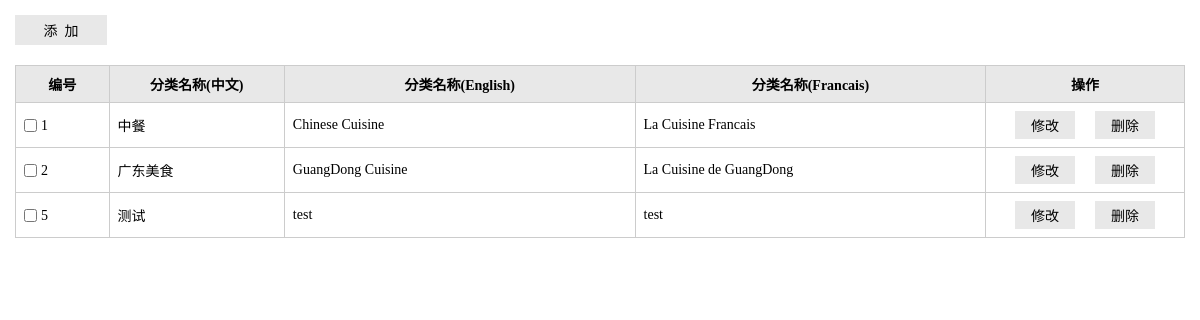
Screenshot of /admin/listCate.php with the database file from the repository.
### tables this page shows
CREATE TABLE `cate_cn` (
  `cate_id` smallint(5) unsigned NOT NULL AUTO_INCREMENT,
  `cate_name` varchar(50) NOT NULL DEFAULT '',
  PRIMARY KEY (`cate_id`),
  UNIQUE KEY `cate_name` (`cate_name`)
);

CREATE TABLE `cate_en` (
  `cate_id` smallint(5) unsigned NOT NULL AUTO_INCREMENT,
  `cate_name` varchar(50) NOT NULL DEFAULT '',
  PRIMARY KEY (`cate_id`),
  UNIQUE KEY `cate_name` (`cate_name`)
);

CREATE TABLE `cate_fr` (
  `cate_id` smallint(5) unsigned NOT NULL AUTO_INCREMENT,
  `cate_name` varchar(50) NOT NULL DEFAULT '',
  PRIMARY KEY (`cate_id`),
  UNIQUE KEY `cate_name` (`cate_name`)
);

### lib/mysql.func.php (called while the page is built, shortened)
<?php
function fetchAll($sql,$result_type=MYSQL_ASSOC){
	$result=mysql_query($sql);
	while(@$row=mysql_fetch_array($result,$result_type)){
		$rows[]=$row;
	}
	return $rows;
}
function getResultNum($sql){
	$result=mysql_query($sql);
	return mysql_num_rows($result);
}

### admin/listCate.php (the view, shortened to what this page needs)
<?php
$pageSize = 5;
$page = $_REQUEST ['page'] ? ( int ) $_REQUEST ['page'] : 1;
$sql = "select * from cate_en";
$totalRows = getResultNum ( $sql );
$totalPage = ceil ( $totalRows / $pageSize );
if ($page >= $totalPage)
	$page = $totalPage;
$offset = ($page - 1) * $pageSize;
$sql = "select c.cate_id 'id',c.cate_name 'cate_name_cn',e.cate_name 'cate_name_en',f.cate_name 'cate_name_fr' from cate_cn as c, cate_en as e, cate_fr as f where c.cate_id=e.cate_id and e.cate_id=f.cate_id order by c.cate_id limit {$offset},{$pageSize}";
$rows = fetchAll ( $sql );
?>
<!DOCTYPE html>
<html>
<head>
<link rel="stylesheet" href="styles/backstage.css">
</head>
<body>
	<div class="details">
		<div class="details_operation clearfix">
			<div class="bui_select">
				<input type="button" value="添&nbsp;&nbsp;加" class="add"
					onclick="addCate()">
			</div>
		</div>
		<table class="table" cellspacing="0" cellpadding="0">
			<thead>
				<tr>
					<th width="8%">编号</th>
					<th width="15%">分类名称(中文)</th>
					<th width="30%">分类名称(English)</th>
					<th width="30%">分类名称(Francais)</th>
					<th>操作</th>
				</tr>
			</thead>
			<tbody>
			<?php foreach($rows as $row): ?>
				<tr>
					<td><input type="checkbox" id="c1" class="check"><label for="c1"
						class="label"><?php echo $row['id'];?></label></td>
					<td><?php echo $row['cate_name_cn']; ?></td>
					<td><?php echo $row['cate_name_en']; ?></td>
					<td><?php echo $row['cate_name_fr']; ?></td>
					<td align="center"><input type="button" value="修改" class="btn"
						onclick="editCate(<?php echo $row['id'];?>)"><input type="button"
						value="删除" class="btn"
						onclick="delCate(<?php echo $row['id'];?>)"></td>
				</tr>
			<?php endforeach; ?>
			</tbody>
		</table>
	</div>
</body>
</html>

### admin/styles/backstage.css (style rules this page uses)
* { margin: 0;padding: 0; }
input,select,textarea { outline: none;border: none; background: none; }
.clearfix:after, .clearfix:before { content: ""; display: table; }
.clearfix:after { clear: both; }
.clearfix { zoom:1; }
.details_operation { margin-bottom: 20px; }
.details { padding: 15px; font-family: "微软雅黑"; }
.bui_select { background-color: #E8E8E8; height: 30px; float: left; }
.add { width: 92px; height: 30px; font-family: "微软雅黑"; font-size: 14px; }
.table { border-collapse: collapse; width: 100%; font-size: 14px; }
.table th { background-color: #E8E8E8; }
.table th, .table td { border: solid 1px #ccc; padding: 8px; }
.label,.check { vertical-align: middle; }
.check { margin-right: 4px; }
.btn { padding: 4px 16px; background-color: #E8E8E8; margin: 0 10px;font-family: "微软雅黑"; font-size: 14px; }

### rows the page displays
cate_cn: cate_id "1", cate_name "中餐", cate_en.cate_name "Chinese Cuisine", cate_fr.cate_name "La Cuisine Francais"
cate_cn: cate_id "2", cate_name "广东美食", cate_en.cate_name "GuangDong Cuisine", cate_fr.cate_name "La Cuisine de GuangDong"
cate_cn: cate_id "5", cate_name "测试", cate_en.cate_name "test", cate_fr.cate_name "test"
